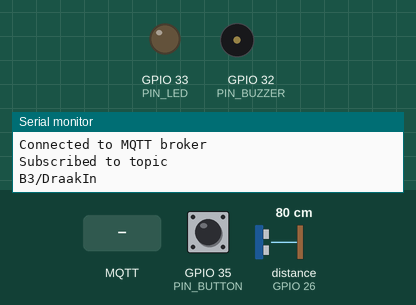
Bench run of a sketch on a simulated ESP32. Shown: output pins drawn as LEDs (lit = HIGH), buzzer (waves = sounding), the last lines printed to the serial monitor. The inputs (shaded band) are chosen by the test bench; at power-on: distance to the obstacle (sensor on GPIO 26) 80 cm, GPIO 35 (PIN_BUTTON) LOW. The echo pulse lasts 58.3 µs per cm; WiFi joins after 1.5 s; servers stay silent unless stated; no MQTT or app messages arrive unless stated; pins used as bus, display or sensor lines are not drawn.

Above: at 2.7 s.
2.8 s: MQTT message "1" arrives on the first subscribed topic
4.4 s: distance to the obstacle (sensor on GPIO 26) set to 2 cm
At 4.9 s:
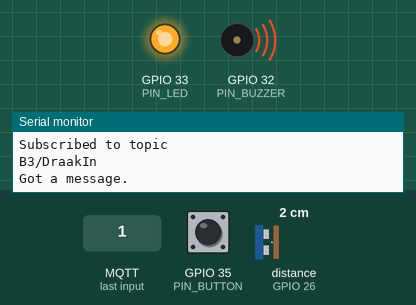
5.9 s: distance to the obstacle (sensor on GPIO 26) set to 9 cm
At 7.1 s:
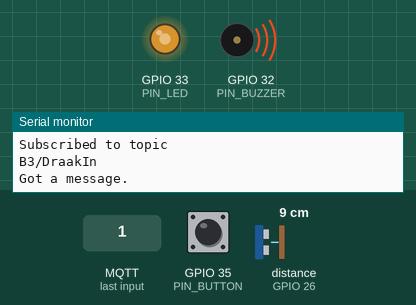
7.4 s: distance to the obstacle (sensor on GPIO 26) set to 4 cm
At 8.0 s:
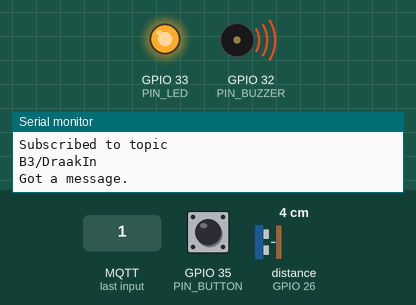
8.9 s: distance to the obstacle (sensor on GPIO 26) set to 18 cm
At 10.1 s:
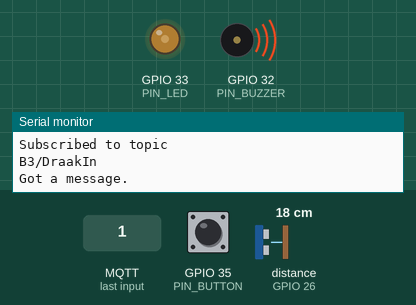
10.4 s: GPIO 35 (PIN_BUTTON) pulled HIGH for 0.15 s
Timing chart, 0 to 13.0 s (numbered marks = the images above; inputs shaded):
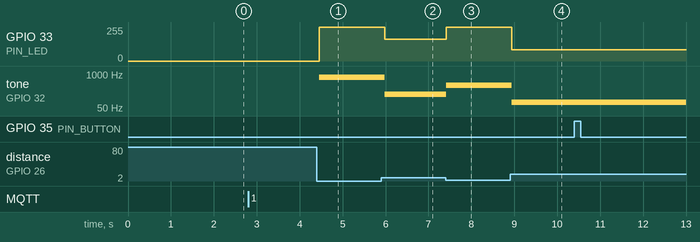

The sketch:

Draak.ino
```cpp
#include <WiFi.h>
#include <PubSubClient.h>

// Define the pins for the hardware
#define PIN_TRIGGER 27
#define PIN_ECHO 26
#define PIN_LED 33
#define PIN_BUZZER 32
#define PIN_BUTTON 35

// This activates the sensor and actuators
bool isActive = false;

// Ultrasone variables
const float detectionRange = 50.0f;
float distance = 0.0f;
bool isDetecting = false;
unsigned long lastPulseTime;
const int pulseTimer = 100; // in ms


// LED PWM variables
const int freq = 5000;
const int ledChannel = 0;
const int resolution = 8;
const int signalAmplifier = 1500;

// Buzzer variables
const int bFreq = 100;
const int buzzerChannel = 1;
const int bResolution = 12;

// Button variables
unsigned long lastButtonTime;
const int buttonTimer = 1000; // in ms

// WIFI details
const char* WLAN_SSID = "Ziggo136B821";
const char* WLAN_ACCESS_KEY = "uXp4pueftJjw";

// MQTT variables
const char* MQTT_CLIENT_ID = "MQTTExampleTryout_dkosafjnfjkasndkjbadksafb";
const char* MQTT_BROKER_URL= "maxwell.bps-software.nl";
const int   MQTT_PORT = 1883;
const char* MQTT_USERNAME = "androidTI";
const char* MQTT_PASSWORD = "&FN+g$$Qhm7j";

const char* MQTT_TOPIC_DRAAK_IN = "B3/DraakIn";
const char* MQTT_TOPIC_DRAAK_OUT = "B3/DraakOut";
const int MQTT_QOS = 0;

WiFiClient wifiClient;
PubSubClient mqttClient(wifiClient);

void setup(){
  Serial.begin(9600);
  pinMode(PIN_TRIGGER, OUTPUT);
  pinMode(PIN_ECHO, INPUT);
  pinMode(PIN_BUZZER, OUTPUT);
  pinMode(PIN_BUTTON, INPUT);

  // Do the setup for the PWM led and buzzer
  ledcSetup(ledChannel, freq, resolution);
  ledcSetup(buzzerChannel, bFreq, resolution);

  // Attach the led pin
  ledcAttachPin(PIN_LED, ledChannel);
  ledcAttachPin(PIN_BUZZER, buzzerChannel);

  // Setting up WiFi connection
  WiFi.mode(WIFI_STA);
  WiFi.disconnect();
  Serial.print("Connecting to: ");
  Serial.println(WLAN_SSID);
  WiFi.begin(WLAN_SSID, WLAN_ACCESS_KEY);
  uint8_t i = 0;
  while (WiFi.status() != WL_CONNECTED) {
    delay(500);
    if ((++i % 16) == 0)
    {
      Serial.println(F(" still trying to connect"));
    }
  }
  Serial.println("WiFi connected");
  Serial.println("IP Adress: ");
  Serial.println(WiFi.localIP());

  //zet MQTT client op
  mqttClient.setServer(MQTT_BROKER_URL, MQTT_PORT);
  mqttClient.setCallback(startAction);


  if (mqttClient.connect(MQTT_CLIENT_ID, MQTT_USERNAME, MQTT_PASSWORD)) {
    Serial.println("Connected to MQTT broker");
  }else {
    Serial.println("Failed to connect to MQTT broker");
  }

  if (mqttClient.subscribe(MQTT_TOPIC_DRAAK_IN, MQTT_QOS)){

    Serial.println("Subscribed to topic ");
    Serial.println(MQTT_TOPIC_DRAAK_IN);
  }else {
    Serial.println("Failed to connect to topic ");
    Serial.println(MQTT_TOPIC_DRAAK_IN);
  }
}

void loop() {
  if ((lastPulseTime + pulseTimer) < millis()) {
  if(isActive){
   startUltrasone();
   distance = getDetectedDistance();
   isDetecting = checkIfInRange(distance);

   // If the ultrasone is detecting then calculate the PWM value
   int ledStrength = isDetecting? constrain(((1/distance)*signalAmplifier), 0, 255) : 0;
   //Serial.println(ledStrength);
   ledcWrite(ledChannel, ledStrength);

   if(isDetecting) {
    ledcWriteTone(buzzerChannel, ((1/distance)*signalAmplifier));
   } else {
    ledcWriteTone(buzzerChannel, 0);
   }
  }
  lastPulseTime = millis();

  mqttClient.loop();
 }

 if(isActive){
  if(digitalRead(PIN_BUTTON) && (lastButtonTime + buttonTimer) < millis()){
    endAction();
    lastButtonTime = millis();
  }
 }
}

void startUltrasone(){
  digitalWrite(PIN_TRIGGER, false);
  delayMicroseconds(2);

  digitalWrite(PIN_TRIGGER, true);
  delayMicroseconds(10);
  digitalWrite(PIN_TRIGGER, false);
}

float getDetectedDistance(){
  // get the time duration
  float duration = pulseIn(PIN_ECHO, true);
  // calculate the distance
  return (duration * 0.0343) / 2;
}

bool checkIfInRange(double distance){
  return (distance < detectionRange);
}

void freqout(int freq, int t)
{
  int hperiod;
  long cycles, i;
  pinMode(PIN_BUZZER, OUTPUT);

  hperiod = (500000 / freq) - 7;

  cycles = ((long)freq * (long)t) / 1000;

  for (i=0; i<= cycles; i++){
    digitalWrite(PIN_BUZZER, HIGH);
    delayMicroseconds(hperiod);
    digitalWrite(PIN_BUZZER, LOW);
    delayMicroseconds(hperiod - 1);
  }
  pinMode(PIN_BUZZER, INPUT);
}

void startAction(char* topic, byte* payload, unsigned int length){
  if(strcmp(topic, MQTT_TOPIC_DRAAK_IN) == 0){
    isActive = true;
    Serial.println("Got a message.");
  }
}

void endAction(){
  Serial.println("Pressed the button.");
  const char* message = "end";
  mqttClient.publish(MQTT_TOPIC_DRAAK_OUT, message);
  isActive = false;
}
```

Measured:
- after the input at 4.4 s, GPIO 33 (PIN_LED): 0/255 → 255/255 after 0.06 s; tone on GPIO 32 (PIN_BUZZER): silent → 753 Hz after 0.06 s
- after the input at 5.9 s, GPIO 33 (PIN_LED): 255/255 → 165/255 after 0.08 s; tone on GPIO 32 (PIN_BUZZER): 753 Hz → 166 Hz after 0.08 s
- after the input at 7.4 s, GPIO 33 (PIN_LED): 165/255 → 255/255 at once; tone on GPIO 32 (PIN_BUZZER): 166 Hz → 375 Hz at once
- after the input at 8.9 s, GPIO 33 (PIN_LED): 255/255 → 83/255 at once; tone on GPIO 32 (PIN_BUZZER): 375 Hz → 83 Hz at once
